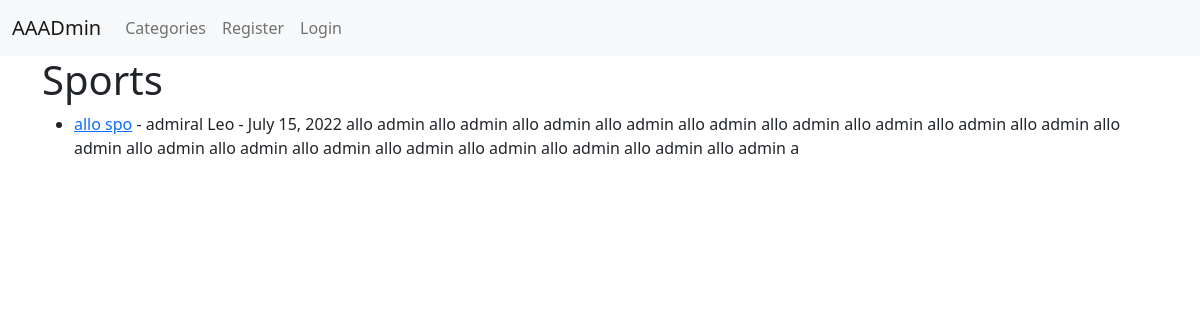
Page /category/sports/ on the committed database.
### blugz/models.py (models this page shows, shortened)
class Post(models.Model):
    title = models.CharField(max_length=255)
    title_tag = models.CharField(max_length=255)
    author = models.ForeignKey(User, on_delete=models.CASCADE)
    body = models.TextField()
    post_date = models.DateField(auto_now_add=True)
    category = models.CharField(max_length=255, default='coding')

### blugz/views.py (the view)
# urls.py: path('category/<str:cats>/', CategoryView, name='category'),
def CategoryView(request, cats):
    category_posts = Post.objects.filter(category=cats.replace('-', ' '))
    return render(request, 'categories.html', {'cats':cats.title().replace('-', ' '), 'category_posts':category_posts})

### blugz/templates/categories.html (shortened to what this page needs)
{% extends 'base.html' %}
{% block content %}
{% if category_posts %}
<h1>{{ cats }}</h1>
<ul>
{% for post in category_posts %}
<li><a href="{% url 'article-detail' post.pk %}">
{{ post.title}}</a>
- {{ post.author.first_name }}
{{ post.author.last_name }} -
{{ post.post_date }}
{{ post.body|slice:":200"|safe }}</li>
{% endfor %}
</ul>
{% else %}
<h2>Sory htis page does not existe!!</h2>
{% endif %}
{% endblock %}

### rows in the picture
Post: category "Sports", title "allo spo", author.first_name "admiral", author.last_name "Leo", post_date "July 15, 2022", body "allo admin allo admin allo admin allo admin allo admin allo admin allo admin allo admin allo admin allo admin allo admin allo admin allo admin allo admin allo admin allo admin allo admin allo admin a"
